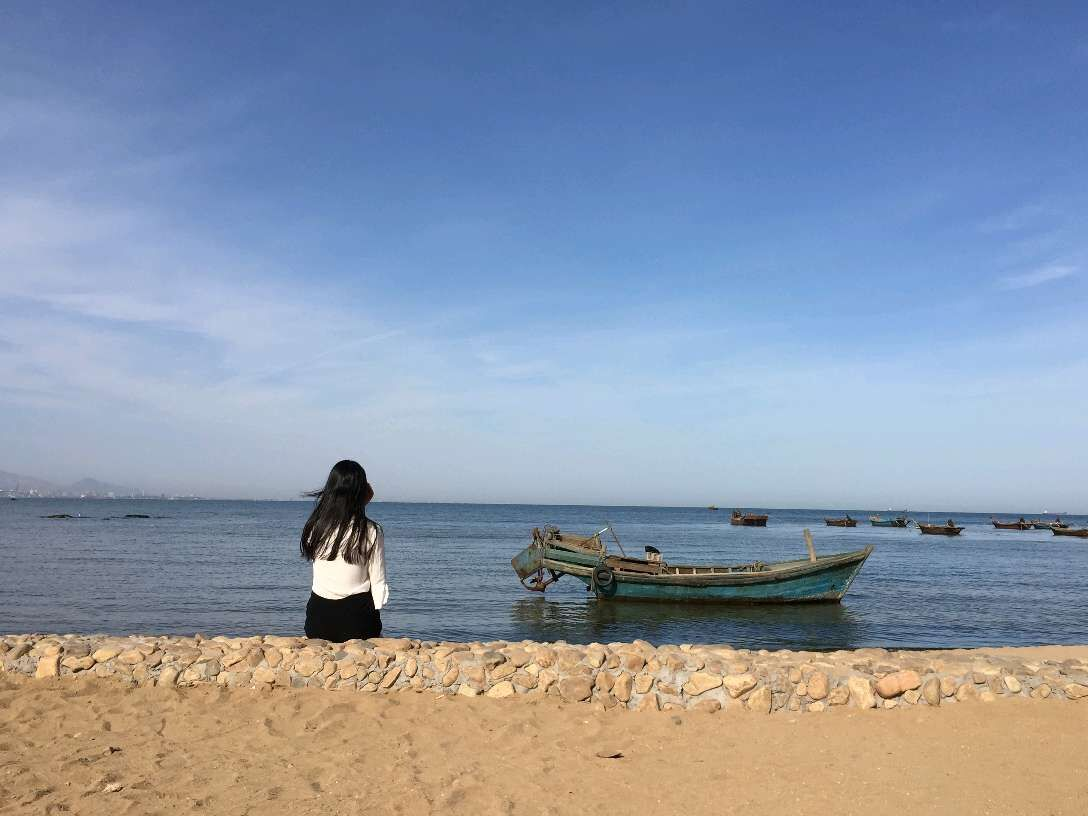
//> input picture 2.jpg, 1088 x 816 px
$ ./sharpen 2.jpg   (built with g++ and OpenCV 4)
//> lines starting //> are read from the running program, lines starting //| are printed output that depends on the picture; after the words box and inside, x2 and y2 are one past the last pixel; in counts of white or black regions, pixels touching at a corner belong together
//> further down, image is the input picture: 816 rows x 1088 cols, CV_8UC3; mean B, G, R 170.1, 150.3, 138.2
#include <iostream>
#include <opencv2/opencv.hpp>

using namespace cv;
using namespace std;

void sharpen(const cv::Mat &image, cv::Mat &result) {
	result.create(image.size(),image.type());
	for(int j = 1;j<image.rows - 1;j++) {
		const uchar* previous = image.ptr<const uchar>(j-1);
		const uchar* current = image.ptr<const uchar>(j);
		const uchar* next = image.ptr<const uchar>(j+1);
		uchar* output = result.ptr<uchar>(j);
		for(int i=1;i<image.cols-1;i++) {
			*output++ = cv::saturate_cast<char>(
					5*current[i]-current[i-1]
					-current[i+1]-previous[i]-next[i]);
		}
	}
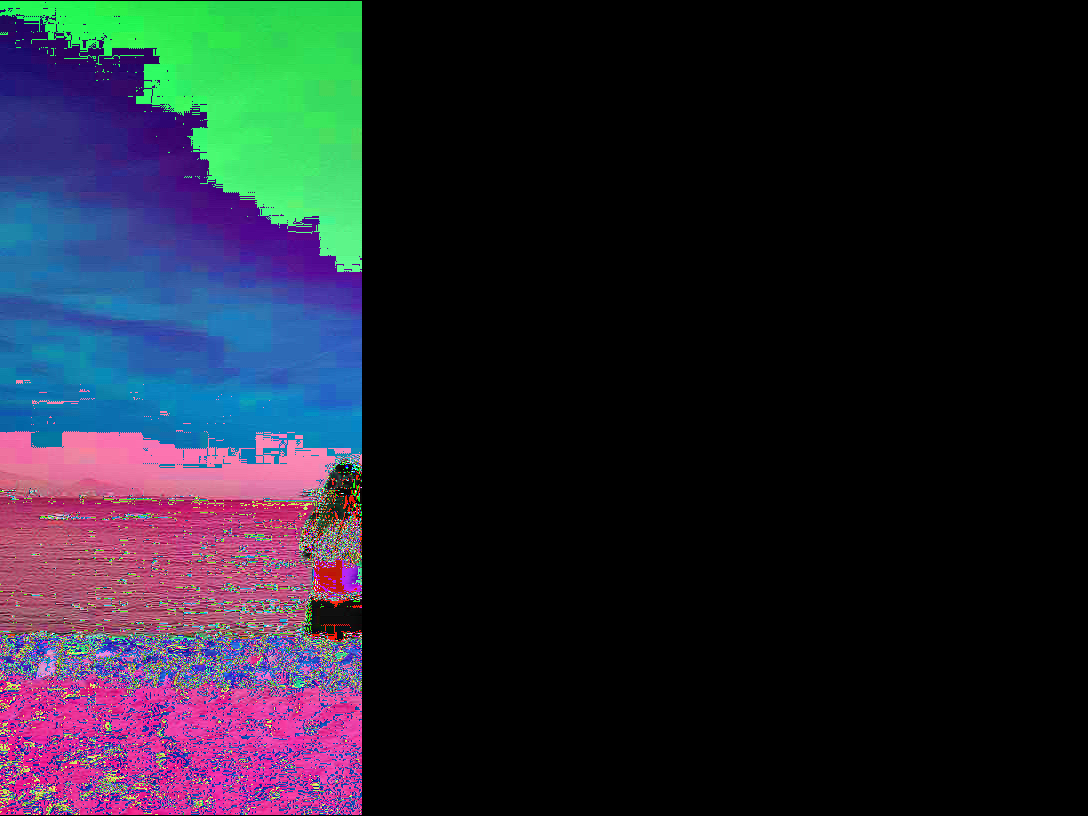
//> result: 816 rows x 1088 cols, CV_8UC3; mean B, G, R 46.1, 35.1, 34.6
	result.row(0).setTo(cv::Scalar(0));
	result.row(result.rows-1).setTo(cv::Scalar(0));
	result.col(0).setTo(cv::Scalar(0));
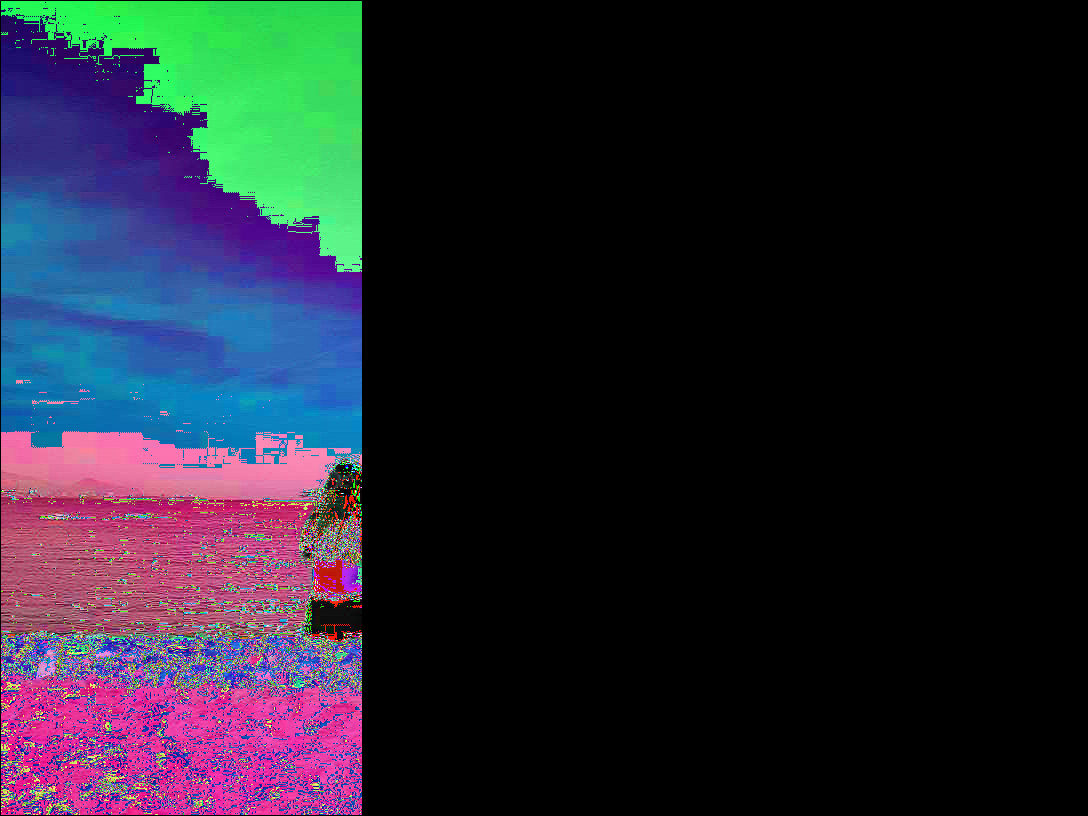
//> result: 816 rows x 1088 cols, CV_8UC3; 0.09% of pixels changed, all inside (x1, y1, x2, y2) = (0, 1, 1, 815)
	result.col(result.cols-1).setTo(cv::Scalar(0));
}

int main(int argc, char ** argv) {
	Mat image = imread(argv[1]);
	Mat result;
	sharpen(image,result);
	namedWindow("result");
	imshow("result",result);
	waitKey(0);
	return 0;
}
